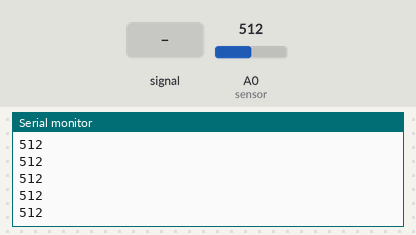
Simulated run of this sketch. Board: Arduino Uno, built with avr-gcc and run on an emulated ATmega328P. Shown: the last lines printed to the serial monitor. The test bench sets the inputs (shaded band); at power-on: A0 (sensor) = 512.

Above: at 1.2 s.
1.3 s: A0 (sensor) fed a 200 Hz sine of ±81 counts around its level
At 2.2 s:
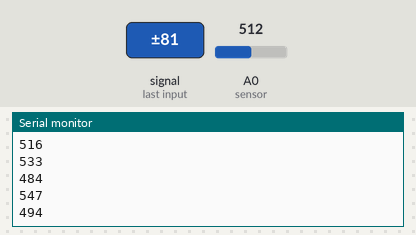
2.8 s: A0 (sensor) set to 716
At 3.8 s:
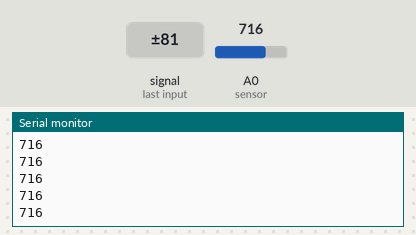
4.3 s: A0 (sensor) set to 900
At 5.0 s:
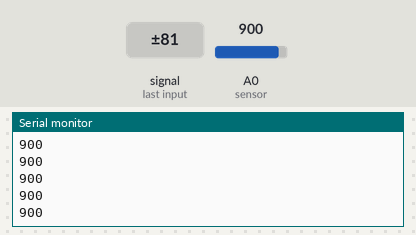
Timing chart, 0 to 7.3 s (numbered marks = the images above; inputs shaded):
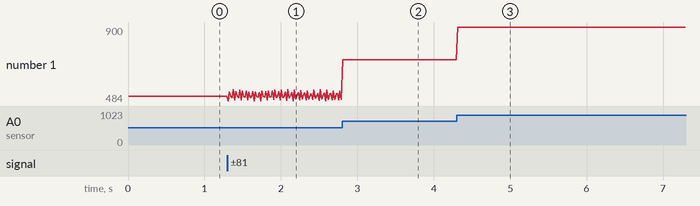

The sketch:

Clase_28_01_2025_MEDIANA.ino
```cpp
// Procesamiento de datos
// Normalmente leemos únicamente una vez el valor de un sensor y mandamos
// la información al puerto serial.
// Esto puede generar inconsistencias en las lecturas, por lo que se busca
// minimizar este problema mediante el preprocesamiento.

// Primera aproximación: cálculo de la mediana.

int sensor = A0;           // Pin analógico para el sensor
const int totLecturas = 30; // Total de lecturas (teorema del límite central)
int valor[totLecturas];    // Arreglo para almacenar las lecturas

void setup() {
  Serial.begin(9600);  // Inicia la comunicación serial a 9600 baudios
}

void loop() {
  // Leer valores del sensor y almacenarlos en el vector
  for (int i = 0; i < totLecturas; i++) {
    valor[i] = analogRead(sensor);
    delayMicroseconds(100);  // Pequeña espera entre lecturas
  }

  // Ordenar el arreglo de menor a mayor (ordenamiento burbuja mejorado)
  for (int i = 0; i < totLecturas - 1; i++) {
    for (int j = i + 1; j < totLecturas; j++) {
      if (valor[j] < valor[i]) {
        int temp = valor[i];
        valor[i] = valor[j];
        valor[j] = temp;
      }
    }
  }

  // Calcular y enviar la mediana al monitor serial
  int mediana = valor[totLecturas / 2];  // Valor central del arreglo ordenado
  Serial.println(mediana);

  delay(10);  // Breve pausa antes de la siguiente iteración
}
```

Measured:
- after the input at 1.3 s, the serial monitor: prints a new line at once (image 1)
- after the input at 2.8 s, the serial monitor: prints a new line at once (image 2)
- after the input at 4.3 s, the serial monitor: prints a new line at once (image 3)
- plotted number 1: 512 → 492 after the input at 1.3 s, 492 → 716 after the input at 2.8 s, 716 → 900 after the input at 4.3 s
